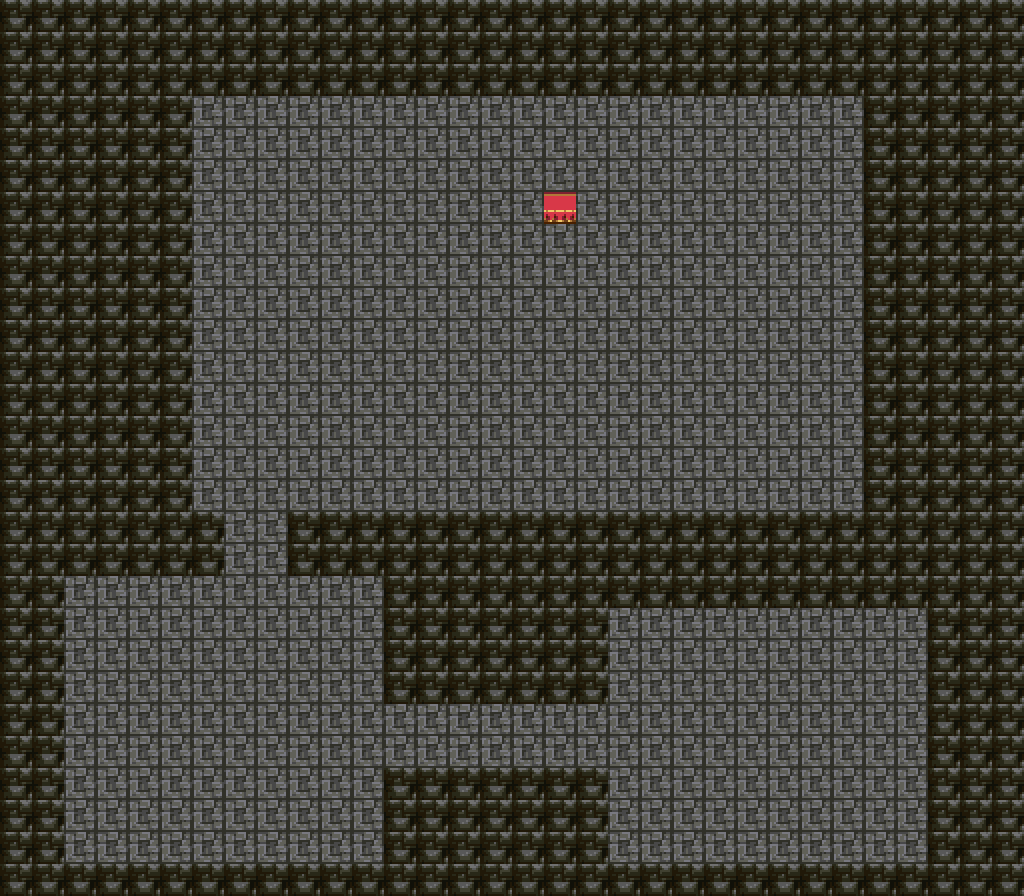

A level layout from a 2D game, rendered from its tile map. Below: a short description, then the map file with tile-grid data replaced by summaries:
An orthogonal 32x28 tile map with 32x32 px tiles, 3 tile layers (floor, walls, details), 7 tilesets and 5 objects (3x Static, Spawn, Warp).

<map version="1.10" orientation="orthogonal" renderorder="right-down" width="32" height="28" tilewidth="32" tileheight="32" infinite="0" nextlayerid="8" nextobjectid="6">
 <properties>
  <property name="biome" value="Cave" />
  <property name="song" value="underground-town" />
  <property name="RegionName" value="E: Ogre Lair" />
 </properties>
 <tileset firstgid="1" source="../../../Tilesets/outdoors.tsx" />
 <tileset firstgid="501" source="../../../Tilesets/npc.tsx" />
 <tileset firstgid="1001" source="../../../Tilesets/dungeon.tsx" />
 <tileset firstgid="1501" source="../../../Tilesets/indoor.tsx" />
 <tileset firstgid="2001" source="../../../Tilesets/castle.tsx" />
 <tileset firstgid="2501" source="../../../Tilesets/overworld.tsx" />
 <tileset firstgid="3001" source="../../../Tilesets/biomes.tsx" />
 <layer id="1" name="floor" width="32" height="28">
  <data>[896 cells, 896 non-empty, 1 distinct tile ids]</data>
 </layer>
 <layer id="2" name="walls" width="32" height="28">
  <properties>
   <property name="Collideable" value="true" type="bool" />
  </properties>
  <data>[896 cells, 435 non-empty, 1 distinct tile ids]</data>
 </layer>
 <layer id="3" name="details" width="32" height="28">
  <data>[896 cells, 4 non-empty, 4 distinct tile ids]</data>
 </layer>
 <objectgroup id="7" name="objects">
  <properties>
   <property name="RenderRole" value="Objects" />
  </properties>
  <object id="1" name="start" class="Spawn" x="128" y="736" width="32" height="32">
   <properties>
    <property name="DefaultSpawn" value="true" type="bool" />
   </properties>
  </object>
  <object id="2" name="Out to entrance ravine" class="Warp" x="128" y="832" width="32" height="32" gid="1014">
   <properties>
    <property name="WarpMap" value="map/borderlands/cave-entrance" />
    <property name="SpawnId" value="from-e" />
   </properties>
  </object>
  <object id="3" name="E: lair entrance" class="Static" x="160" y="800" width="32" height="32" gid="1130">
   <properties>
    <property name="Text" value="E - Ogre Lair&#10;The stairs lead back to the entrance ravine. This lair can be explored; its quest and encounters are not yet populated." />
    <property name="Collideable" value="false" type="bool" />
   </properties>
  </object>
  <object id="4" name="Chamber landmark" class="Static" x="256" y="192" width="32" height="32" gid="1130">
   <properties>
    <property name="Text" value="A broad chamber opens around a great sleeping place and scattered supplies." />
    <property name="Collideable" value="false" type="bool" />
   </properties>
  </object>
  <object id="5" name="Room 3" class="Static" x="640" y="672" width="32" height="32" gid="1130">
   <properties>
    <property name="Text" value="Store room&#10;A broad chamber opens around a great sleeping place and scattered supplies." />
    <property name="Collideable" value="false" type="bool" />
   </properties>
  </object>
 </objectgroup>
</map>
